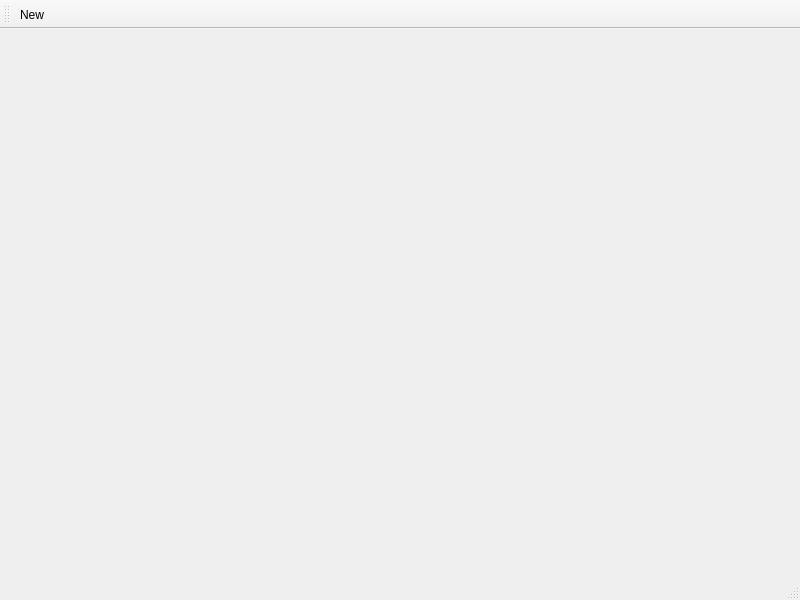
<?xml version="1.0" encoding="UTF-8"?>
<ui version="4.0">
 <class>MainWindow</class>
 <widget class="QMainWindow" name="MainWindow">
  <property name="geometry">
   <rect>
    <x>0</x>
    <y>0</y>
    <width>800</width>
    <height>600</height>
   </rect>
  </property>
  <property name="windowTitle">
   <string>QFlood</string>
  </property>
  <widget class="QWidget" name="centralwidget">
   <property name="enabled">
    <bool>true</bool>
   </property>
  </widget>
  <widget class="QMenuBar" name="menubar">
   <property name="geometry">
    <rect>
     <x>0</x>
     <y>0</y>
     <width>800</width>
     <height>30</height>
    </rect>
   </property>
  </widget>
  <widget class="QStatusBar" name="statusbar"/>
  <widget class="QToolBar" name="toolBar">
   <property name="windowTitle">
    <string>toolBar</string>
   </property>
   <attribute name="toolBarArea">
    <enum>TopToolBarArea</enum>
   </attribute>
   <attribute name="toolBarBreak">
    <bool>false</bool>
   </attribute>
   <addaction name="actionNew"/>
  </widget>
  <action name="actionNew">
   <property name="text">
    <string>New</string>
   </property>
  </action>
 </widget>
 <resources/>
 <connections/>
</ui>
